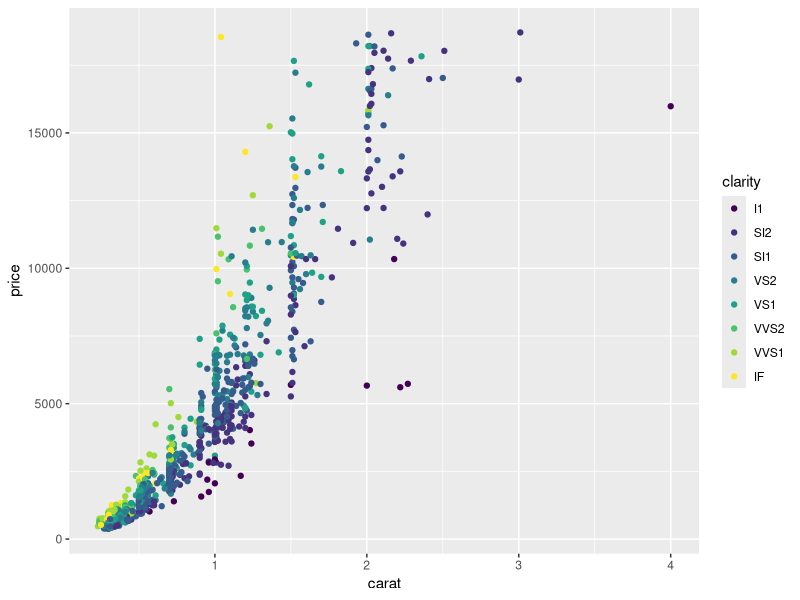
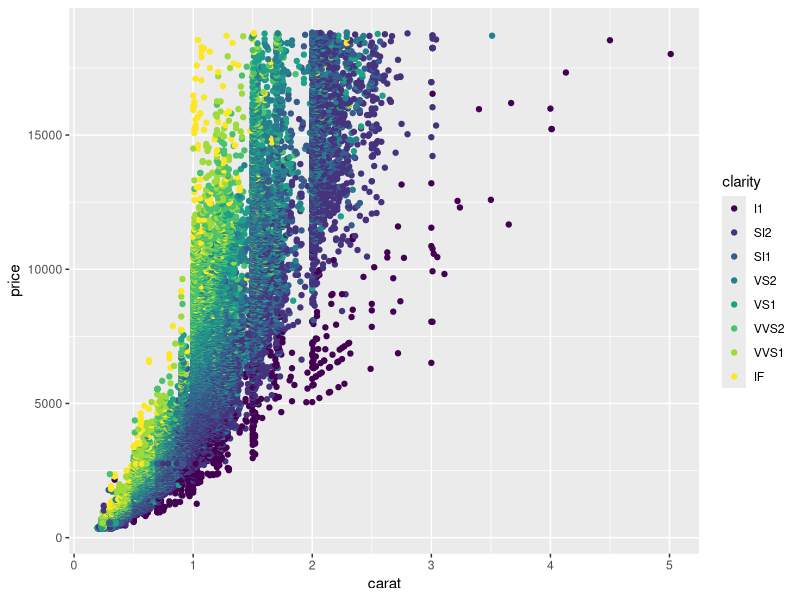
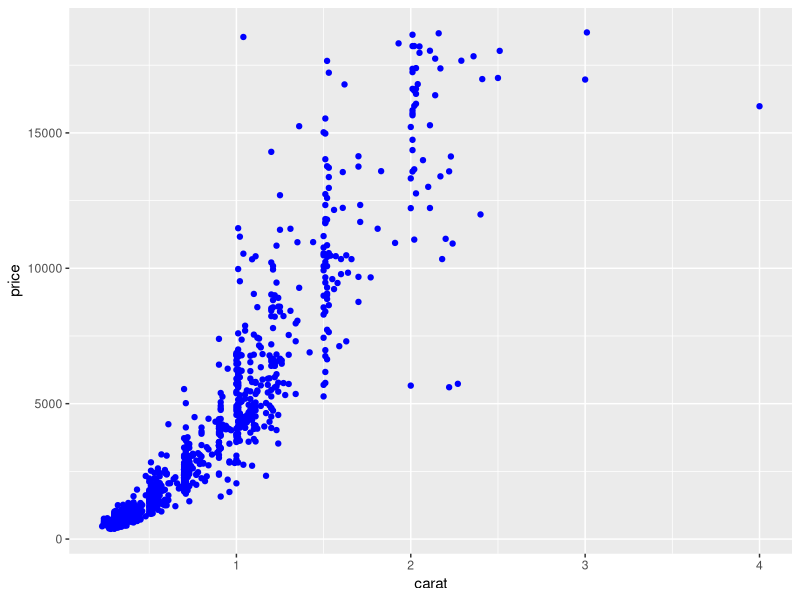
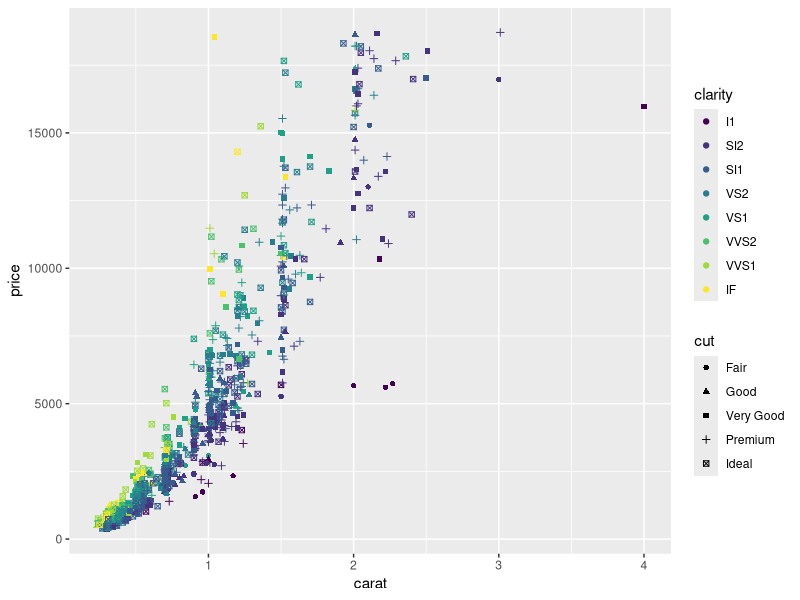
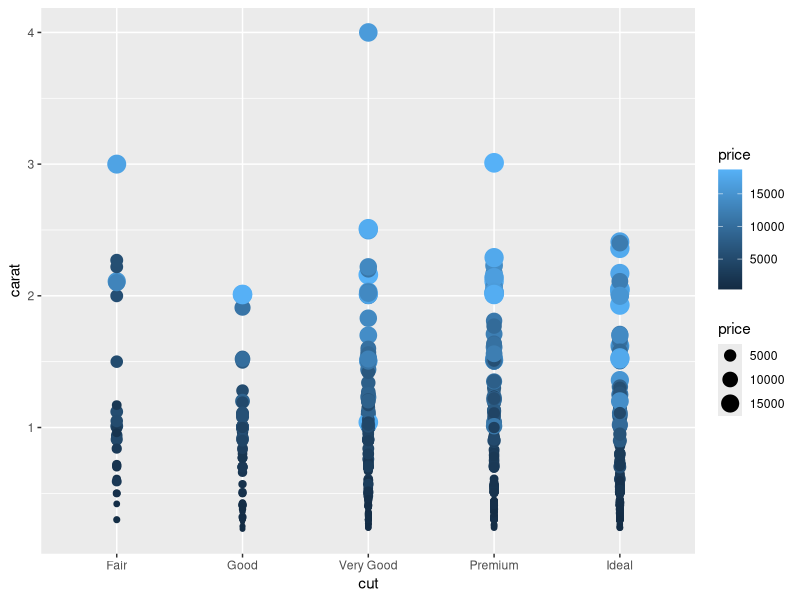
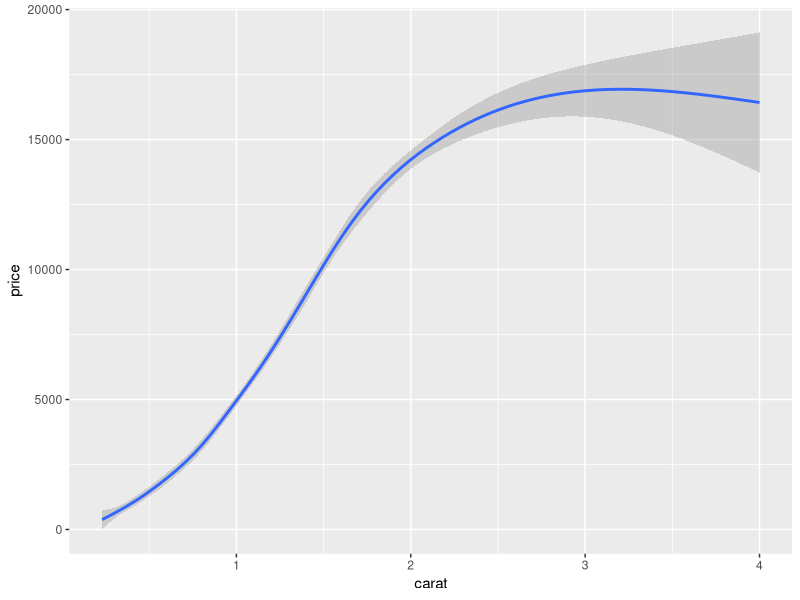
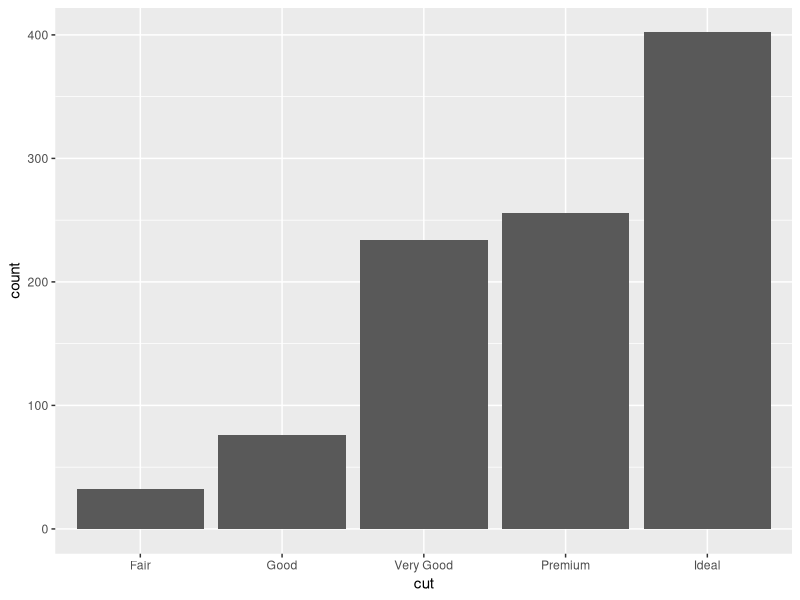
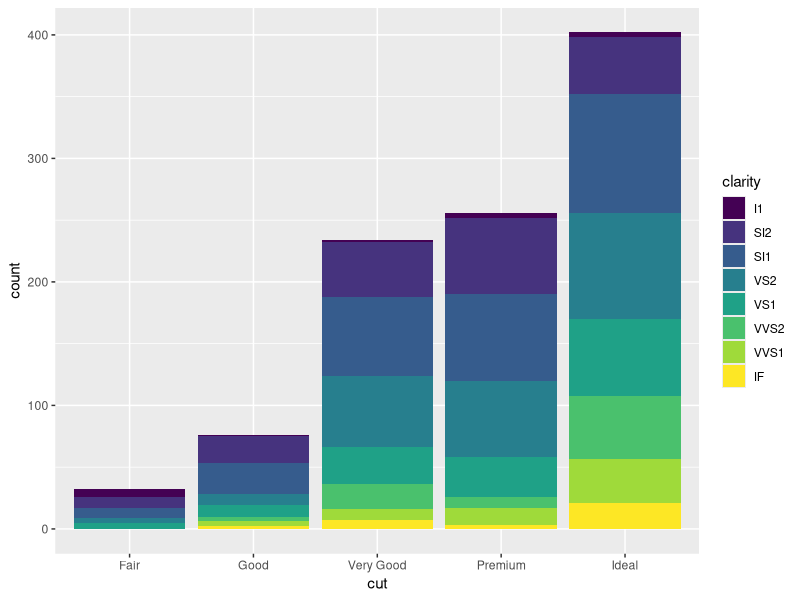

Write R code to recreate these figures, in order. (Note: this script raises an error after producing the figures.)
# Exercise 1: ggplot2 basics

# Install and load `ggplot2`
# You will also want to load `dplyr`
library(ggplot2)
library(dplyr)

# For this exercise you'll be working with the `diamonds` data set included in the ggplot2 library
# Use `?diamonds` to get more information about this data set (including the column descriptions
# Also check the _column names_ and the _number of rows_ in the data set


# This data set has a lot of rows. To make things a bit more readable,
# use dplyr's `sample_n()` function to get a random 1000 rows from the data set
# Store this sample in a variable `diamonds.sample`
diamond.sample <- sample_n(diamonds, size = 1000)

# Start by making a new `ggplot` with the `diamonds.sample` as the data (no geometry yet)
# What do you see?
ggplot(data = diamond.sample) +
  geom_point(mapping = aes(x = carat, y = price, color = clarity))

# Draw a scatter plot (with point geometry) with for the `diamonds.sample` set,
# with the `carat` mapped to the x-position and `price` mapped to the y-position.


# Draw the same plot as above, but color each of the points based on their clarity.


# Draw the same plot as above, but for the entire `diamonds` data set. Note this may take
# a few seconds to generate.
ggplot(data = diamonds) +
  geom_point(mapping = aes(x = carat, y = price, color = clarity))

# Draw another scatter plot for `diamonds.sample` of price (y) by carat (x),
# but with all of the dots colored "blue".
# Hint: you'll need to set the color channel, not map a value to it!
ggplot(data = diamond.sample) +
  geom_point(mapping = aes(x = carat, y = price), color = "blue")

# Draw a scatter plot for `diamonds.sample` of `price` by `carat`, where each
# point has an aesthetic _shape_ based on the diamond's `cut`.
ggplot(data = diamond.sample) +
  geom_point(mapping = aes(x = carat, y = price, color = clarity, shape = cut))

# Draw a scatter plot for `diamonds.sample` of *`cut`* by `carat`, where each
# point has an aesthetic _size_ based on the diamond's *`price`*
ggplot(data = diamond.sample) +
  geom_point(mapping = aes(x = cut, y = carat, color = price, size = price))

# Try coloring the above plot based on the diamond's price!


# Draw a line plot (with line geometry) for `diamonds.sample`. The x-position should be mapped to
# carat, y-position to price, and color to carat.
ggplot(data = diamond.sample) +
  geom_smooth(mapping = aes(x = carat, y = price, color = carat))

# That's kind of messy. Try using `smooth` geometry instead.


# Draw a plot with bar geometry (a bar chart), mapping the diamond's `cut` to the x-axis

ggplot(data = diamond.sample) +
  geom_bar(mapping = aes(x = cut))
# Add an aesthetic property that will _fill_ each bar geometry based on the `clarity` of the diamonds
# What kind of chart do you get?
ggplot(data = diamond.sample) +
  geom_bar(mapping = aes(x = cut, fill = clarity))

# Draw a histogram of diamond prices.
# Try mapping each bar based on clarity as well!
ggplot(data = diamond.sample) +
  geom_histogram(mapping = aes(x = price, fill = clarity))

# (For a more traditional "bell-curve", make a histogram of diamond `depths`)

# Draw a plot of the `diamonds.sample` data (price by carat), with both points for each
# diamond AND smoothed lines for each cut (hint: in a separate color)
# Making the points have some `alpha` transparency will make the plot look nicer??/?/?

ggplot(data = diamond.sample) +
  geom_point(mapping = aes(x = carat, y = price, color = cut)) +
  geom_smooth(mapping = aes(x = carat, y = cut))
# multiple geoms (point & smooth)


## Bonus
# Draw a bar chart of average diamond prices by clarity, and include "error bars" marking
# the standard error of each measurement.
#
# You can calculate standard error as the _standard deviation_ divided by the square root
# of the number of measurements (prices)

# Start by creating a data frame `diamond.summary` that includes summarized data for each clarity group.
# Your summary data shuld include the mean price and the standard error of the price.


# Then draw the plot. The error bars should stretch from the mean-error to the mean+error.
